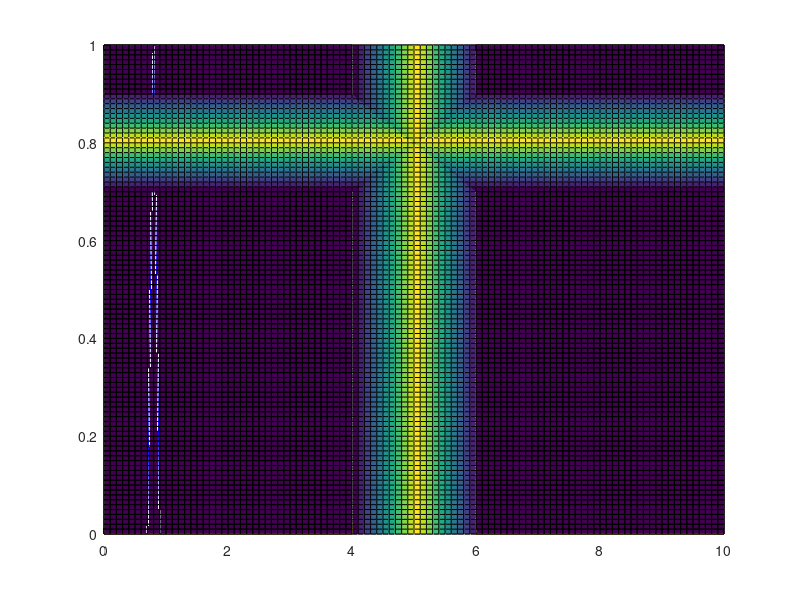
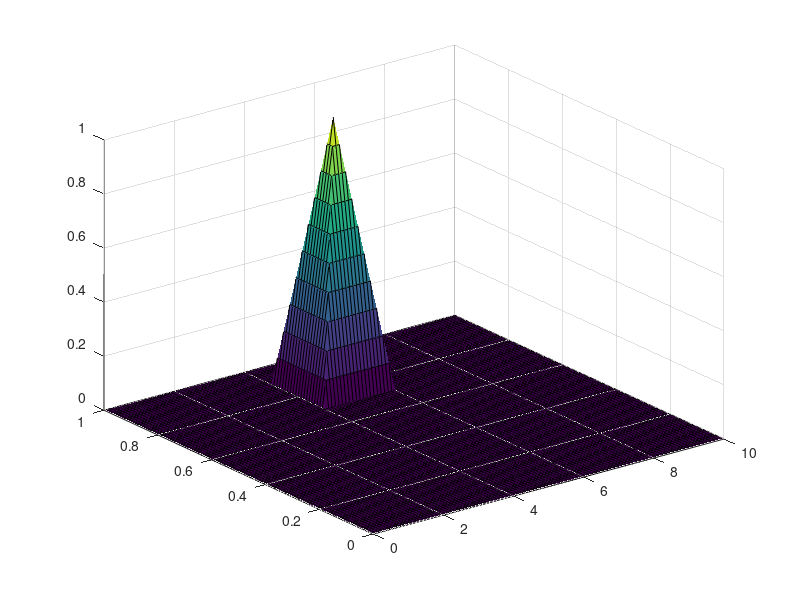
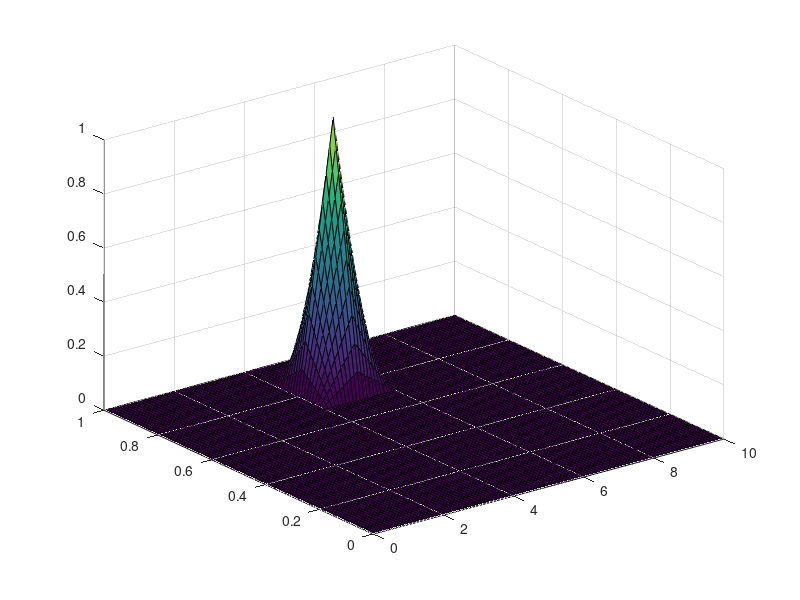
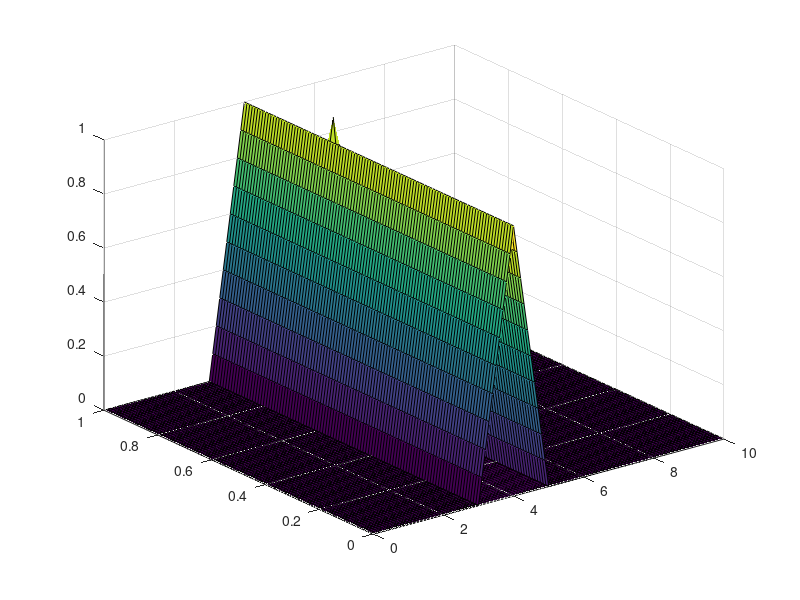

MATLAB code for these plots, in order:
%% Inferencias difusas
%% Jeison Ivan Roa - 2017
clc
clear all
close all
PRE = (0:1/10:10); %Universos
PRO = [0: 1/100:1]';
A = trimf (PRE, [4 5 6]); %Conjuntos en los universos
B = trimf (PRO, [0.7 0.8 0.9]);
figure;
plot (PRO, B, 'b');
hold on
plot (PRE, A, 'y');
N = length(PRE);
M = length(PRO);
u = repmat(A,M,1); %Expande a R3
v = repmat(B,1,N); 
%sizeU = length (u)
%sizeV = length (v)
surf(PRE,PRO,u);
surf(PRE,PRO,v);
R = min(u,v); %Se calcula la regla local Interseccion
figure;
surf (PRE,PRO,R);
R2 = u.*v;
figure
surf (PRE,PRO,R2)
%%%%%%%%%%%%%%%%%%%%%%%%%%%%%%%%%%%%%%%%
P =4; %Medida de presión
a = trimf(PRE,[P-1 P P+1]); %% Nuevo conjunto difuso de presion
EE = repmat(a,N,1); %% Extensión cilindrica
figure
surf (PRE,PRO,R);
hold on
surf (PRE,PRO,EE);
% intersección
W = min (R,EE);
figure
surf (PRE,PRO,W); %sobrevive de la regla ante la evidencia
% %Calcular proyeccion
C = max (W,[],2); %calcula el máximo de las columnas
figure
plot (PRO,C); %
%%%%Reglas no locales
r = max(1-u,v);
figure
surf (PRO,PRE,r)

